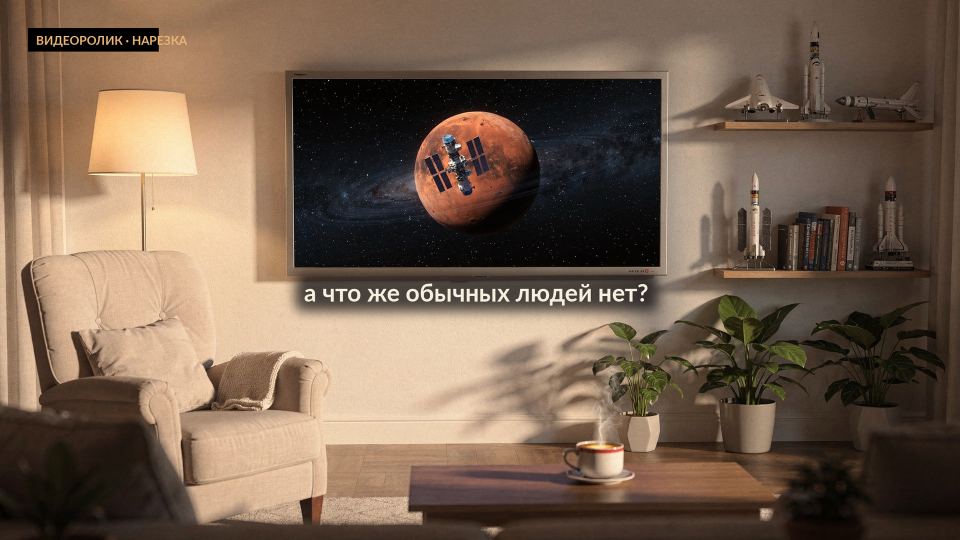
#> input picture assets/final/prolog/s4.png, 1920 x 1080 px (shown at 1/2 size)
$ python _s4_preview.py
#> lines starting #> are read from the running program, lines starting #| are printed output that depends on the picture
# -*- coding: utf-8 -*-
"""Уменьшенный превью S4-финала + сетка координат, чтобы выбрать точку наезда (Марс)."""
import os
from PIL import Image, ImageDraw
HERE = os.path.dirname(os.path.abspath(__file__))
im = Image.open(os.path.join(HERE, 'assets', 'final', 'prolog', 's4.png')).convert('RGB')
#> im is the input picture: PIL image 1920x1080 RGB; mean R, G, B 116.6, 95.7, 78.4
W, H = 480, 270
sm = im.resize((W, H), Image.LANCZOS)
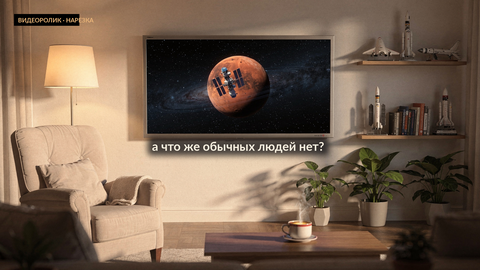
#> sm: PIL image 480x270 RGB; mean R, G, B 116.6, 95.7, 78.4
d = ImageDraw.Draw(sm)
for fx in (0.25, 0.5, 0.75):
    d.line([(W * fx, 0), (W * fx, H)], fill=(0, 255, 0), width=1)
for fy in (0.25, 0.5, 0.75):
    d.line([(0, H * fy), (W, H * fy)], fill=(0, 255, 0), width=1)
sm.save(os.path.join(HERE, '_tmp_s4_preview.jpg'), quality=88)
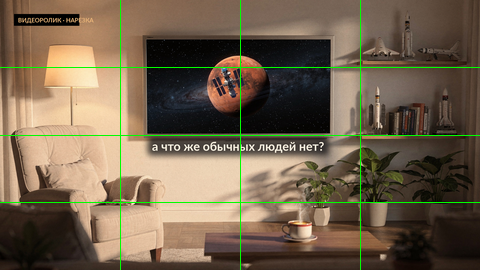
#> saved as _tmp_s4_preview.jpg: PIL image 480x270 RGB; mean R, G, B 114.3, 98.3, 76.9
print('ok', os.path.join('novella/zaryanka/_tmp_s4_preview.jpg'))

$ run again, with assets/final/prolog/s3.png copied over assets/final/prolog/s4.png
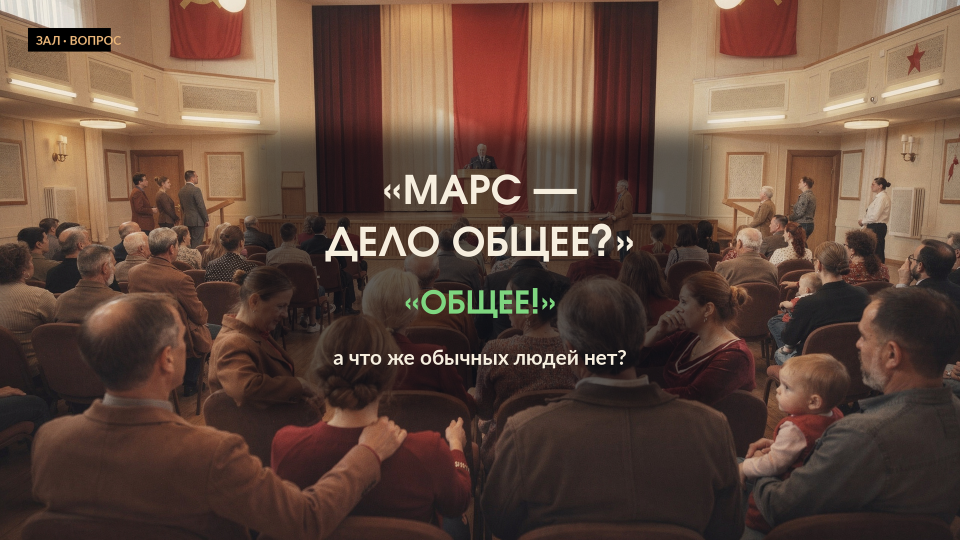
#> input picture assets/final/prolog/s3.png, 1920 x 1080 px (shown at 1/2 size)
#> im is the input picture: PIL image 1920x1080 RGB; mean R, G, B 98.3, 73.9, 61.1
#> `sm = im.resize((W, H), Image.LANCZOS)`:
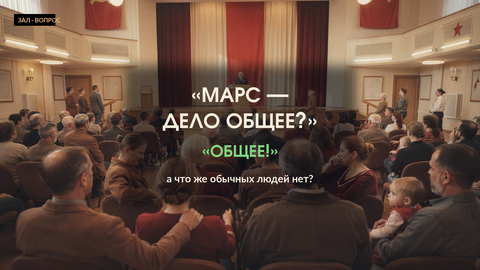
#> sm: PIL image 480x270 RGB; mean R, G, B 98.3, 73.9, 61.1
#> `sm.save(os.path.join(HERE, '_tmp_s4_preview.jpg'), quality=88)`:
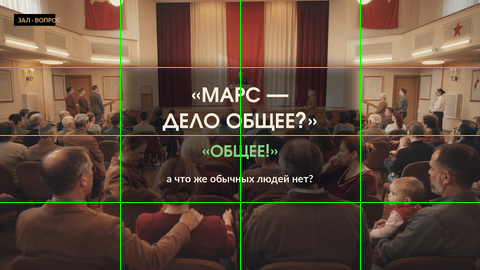
#> saved as _tmp_s4_preview.jpg: PIL image 480x270 RGB; mean R, G, B 96.7, 77.1, 60.2
